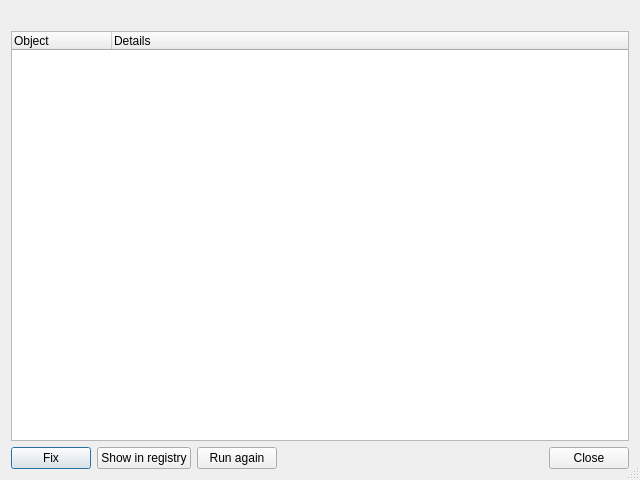
<?xml version="1.0" encoding="UTF-8"?>
<ui version="4.0">
 <class>health_dialog</class>
 <widget class="QDialog" name="health_dialog">
  <property name="geometry">
   <rect>
    <x>0</x>
    <y>0</y>
    <width>640</width>
    <height>480</height>
   </rect>
  </property>
  <property name="windowTitle">
   <string>PostGIS Toolbox - Database health</string>
  </property>
  <property name="sizeGripEnabled">
   <bool>true</bool>
  </property>
  <layout class="QVBoxLayout" name="verticalLayout">
   <item>
    <widget class="QLabel" name="summary_label">
     <property name="text">
      <string notr="true"/>
     </property>
    </widget>
   </item>
   <item>
    <widget class="QTreeWidget" name="findings_tree">
     <property name="alternatingRowColors">
      <bool>true</bool>
     </property>
     <property name="selectionBehavior">
      <enum>QAbstractItemView::SelectRows</enum>
     </property>
     <property name="uniformRowHeights">
      <bool>true</bool>
     </property>
     <column>
      <property name="text">
       <string>Object</string>
      </property>
     </column>
     <column>
      <property name="text">
       <string>Details</string>
      </property>
     </column>
    </widget>
   </item>
   <item>
    <layout class="QHBoxLayout" name="buttons_layout">
     <item>
      <widget class="QPushButton" name="fix_btn">
       <property name="text">
        <string>Fix</string>
       </property>
      </widget>
     </item>
     <item>
      <widget class="QPushButton" name="show_btn">
       <property name="text">
        <string>Show in registry</string>
       </property>
      </widget>
     </item>
     <item>
      <widget class="QPushButton" name="refresh_btn">
       <property name="text">
        <string>Run again</string>
       </property>
      </widget>
     </item>
     <item>
      <spacer name="buttons_spacer">
       <property name="orientation">
        <enum>Qt::Horizontal</enum>
       </property>
       <property name="sizeHint" stdset="0">
        <size>
         <width>0</width>
         <height>0</height>
        </size>
       </property>
      </spacer>
     </item>
     <item>
      <widget class="QDialogButtonBox" name="button_box">
       <property name="standardButtons">
        <set>QDialogButtonBox::Close</set>
       </property>
      </widget>
     </item>
    </layout>
   </item>
  </layout>
 </widget>
 <resources/>
 <connections>
  <connection>
   <sender>button_box</sender>
   <signal>rejected()</signal>
   <receiver>health_dialog</receiver>
   <slot>reject()</slot>
  </connection>
 </connections>
</ui>
